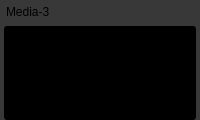
         <widget class="QFrame" name="mediaDisplay3">
          <property name="sizePolicy">
           <sizepolicy hsizetype="Expanding" vsizetype="Expanding">
            <horstretch>0</horstretch>
            <verstretch>0</verstretch>
           </sizepolicy>
          </property>
          <property name="minimumSize">
           <size>
            <width>150</width>
            <height>120</height>
           </size>
          </property>
          <property name="styleSheet">
           <string notr="true">background-color: #383838; border-radius: 5px;</string>
          </property>
          <property name="frameShape">
           <enum>QFrame::Shape::StyledPanel</enum>
          </property>
          <property name="frameShadow">
           <enum>QFrame::Shadow::Raised</enum>
          </property>
          <layout class="QVBoxLayout" name="verticalLayout_media3">
           <property name="spacing">
            <number>2</number>
           </property>
           <property name="leftMargin">
            <number>4</number>
           </property>
           <property name="topMargin">
            <number>0</number>
           </property>
           <property name="rightMargin">
            <number>4</number>
           </property>
           <property name="bottomMargin">
            <number>0</number>
           </property>
           <item>
            <layout class="QHBoxLayout" name="horizontalLayout_media3Header">
             <property name="spacing">
              <number>4</number>
             </property>
             <item>
              <spacer name="horizontalSpacer_6">
               <property name="orientation">
                <enum>Qt::Horizontal</enum>
               </property>
               <property name="sizeType">
                <enum>QSizePolicy::Policy::Preferred</enum>
               </property>
               <property name="sizeHint" stdset="0">
                <size>
                 <width>2</width>
                 <height>20</height>
                </size>
               </property>
              </spacer>
             </item>
             <item>
              <widget class="QLabel" name="label_media3">
               <property name="text">
                <string>Media-3</string>
               </property>
              </widget>
             </item>
             <item>
              <spacer name="horizontalSpacer_media3">
               <property name="orientation">
                <enum>Qt::Horizontal</enum>
               </property>
               <property name="sizeHint" stdset="0">
                <size>
                 <width>40</width>
                 <height>20</height>
                </size>
               </property>
              </spacer>
             </item>
             <item>
              <widget class="QPushButton" name="media3SettingsButton">
               <property name="minimumSize">
                <size>
                 <width>24</width>
                 <height>24</height>
                </size>
               </property>
               <property name="maximumSize">
                <size>
                 <width>24</width>
                 <height>24</height>
                </size>
               </property>
               <property name="text">
                <string/>
               </property>
               <property name="icon">
                <iconset resource="resources.qrc">
                 <normaloff>:/icons/Settings.png</normaloff>:/icons/Settings.png</iconset>
               </property>
               <property name="iconSize">
                <size>
                 <width>16</width>
                 <height>16</height>
                </size>
               </property>
               <property name="flat">
                <bool>true</bool>
               </property>
              </widget>
             </item>
             <item>
              <widget class="QPushButton" name="media3AudioButton">
               <property name="minimumSize">
                <size>
                 <width>24</width>
                 <height>24</height>
                </size>
               </property>
               <property name="maximumSize">
                <size>
                 <width>24</width>
                 <height>24</height>
                </size>
               </property>
               <property name="text">
                <string/>
               </property>
               <property name="icon">
                <iconset resource="resources.qrc">
                 <normaloff>:/icons/Volume.png</normaloff>
                 <normalon>:/icons/Mute.png</normalon>:/icons/Volume.png</iconset>
               </property>
               <property name="iconSize">
                <size>
                 <width>16</width>
                 <height>16</height>
                </size>
               </property>
               <property name="checkable">
                <bool>true</bool>
               </property>
               <property name="flat">
                <bool>true</bool>
               </property>
              </widget>
             </item>
            </layout>
           </item>
           <item>
            <widget class="QFrame" name="mediaVideoFrame3">
             <property name="sizePolicy">
              <sizepolicy hsizetype="Expanding" vsizetype="Expanding">
               <horstretch>0</horstretch>
               <verstretch>0</verstretch>
              </sizepolicy>
             </property>
             <property name="styleSheet">
              <string notr="true">background-color: black; border-radius: 3px;</string>
             </property>
             <property name="frameShape">
              <enum>QFrame::Shape::StyledPanel</enum>
             </property>
             <property name="frameShadow">
              <enum>QFrame::Shadow::Raised</enum>
             </property>
            </widget>
           </item>
          </layout>
         </widget>
